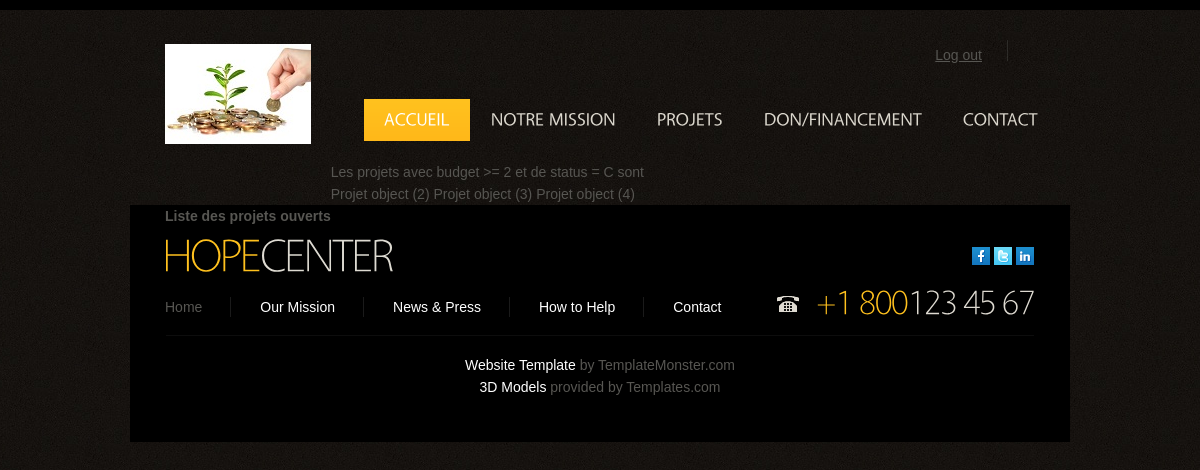
Page /search/2/C on the committed database.
### djago/models.py (models this page shows)
class Projet(models.Model):
    STATUT = [("SDI", "Stade d'Idée"),
              ('EGN', "En Gestation"),
              ('JLC', "Juste Lancé"),
              ('EAE', "En Activité"),
              ('C', "Cloturé")
              ]
    nom = models.CharField(null=False, blank=False, max_length=50, verbose_name='Nom du Projet')
    resume = models.CharField(null=False, blank=False, max_length=250, verbose_name='Description du Projet')
    couverture = models.ImageField(null=True, blank=True, verbose_name="Photo d'Illustration du Projet",
                                   upload_to="photos/")
    secteur = models.CharField(null=False, blank=False, max_length=50, verbose_name="Secteur d'Activité")
    budget = models.FloatField(null=False, blank=False, verbose_name="Budget du Projet")
    statut = models.CharField(null=False, blank=False, max_length=30, choices=STATUT, verbose_name="Statut du Projet")
    date_pub = models.DateTimeField(null=False, blank=False, max_length=30,
                                    verbose_name="Date de Publication du Projet",
                                    default=timezone.now)
    fiche_desc = models.FileField(null=True, blank=True, verbose_name="Fichier de Presentation du Projet")
    user = models.ForeignKey(Utilisateur, null=True, blank=False, on_delete=models.PROTECT)
    donateurs = models.ManyToManyField("Utilisateur", through="deme.Don", related_name="+")
    Investisseurs = models.ManyToManyField("Utilisateur", through="deme.Financement", related_name="+")

### djago/views.py (the view)
# urls.py: path('search/<int:budget>/<str:statut>', views.lister_projets, name='listeProjet'),
def lister_projets(request, budget, statut='C'):
    from django.http import Http404
    if statut not in ["SDI", 'EGN', 'JLC', 'EAE', 'C']:
        raise Http404
    else:
        from .models import Projet
        projets = Projet.objects.filter(budget__gte=budget, statut=statut)
        return render(request, 'djago/lister_projets.html', locals())

### djago/templates/djago/lister_projets.html (shortened to what this page needs)
{% extends "base.html" %}
{% block body %}
<h1> Liste des projets ouverts </h1>
Les projets avec budget >= {{budget}} et de status = {{statut}} sont<br>
{% for ligne in projets %}
    {{ligne}}
{% empty %}
    inexistants pour le moment
{% endfor %}
{% endblock %}

### front/static/css/style.css (style rules this page uses)
body { background:url(../images/bg.jpg) top center repeat;border:0;font:14px "Trebuchet MS", Arial, Helvetica, sans-serif;color:#575652;line-height:22px }
h1 { float:left;padding:44px 0 0 35px }

### rows in the picture
Projet: id "Projet object (2)"
Projet: id "Projet object (3)"
Projet: id "Projet object (4)"

### other values in the picture
{{ budget }} "2"
{{ statut }} "C"
